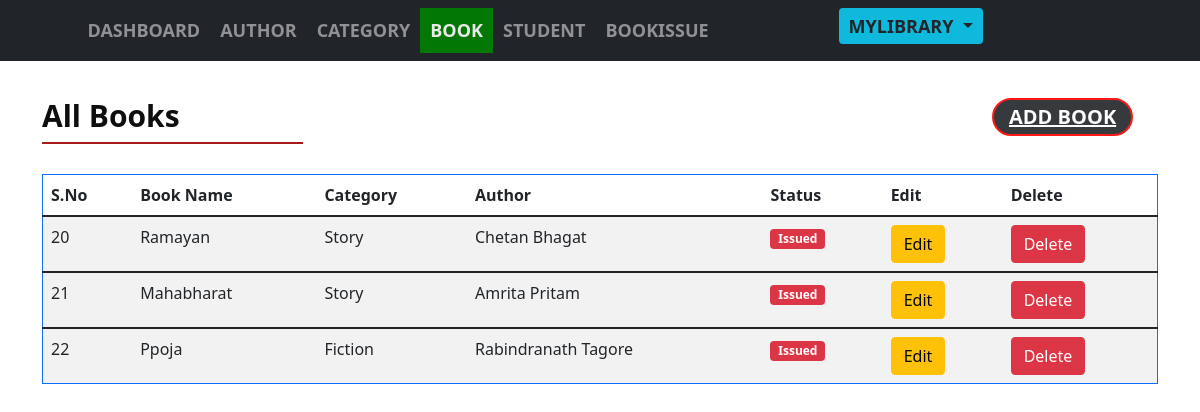
Screenshot of /book.php with the database file from the repository.
### tables this page shows
CREATE TABLE `book` (
  `book_id` int(11) NOT NULL,
  `book_name` varchar(50) NOT NULL,
  `book_category` varchar(50) NOT NULL,
  `book_author` varchar(50) NOT NULL,
  `book_status` varchar(10) NOT NULL
);

### book.php (the view, shortened to what this page needs)
<?php
include "db.php" ;
include "header1.php" ;
?>
<div id="admin-content">
    <div class="container">
        <div class="row">
            <div class="col-md-3">
                <h2 class="admin-heading">All Books</h2>
            </div>
            <div class="offset-md-7 col-md-2">
                <a class="add-new badge rounded-pill bg-dark text-white" href="add-book.php">Add Book</a>
            </div>
        </div>
        <div class="row">
        <div class="col-md-12">
<?php
$query = "SELECT *  FROM book
LEFT JOIN category ON book.book_category = category.category_id
LEFT JOIN author ON book.book_author  = author.author_id";
$run = mysqli_query($conn,$query);
if(mysqli_num_rows($run) > 0)
 {
   ?>
    <table class="table table-striped border border-primary rounded-2">
           <thead>
            <th>S.No</th>
            <th>Book Name</th>
            <th>Category</th>
            <th>Author</th>
            <th>Status</th>
            <th>Edit</th>
            <th>Delete</th>
          </thead>
          <?php
       while($row = mysqli_fetch_assoc($run))
       { ?>
          <tbody>
         <tr>
              <td><?php echo $row['book_id']; ?></td>
              <td><?php echo $row['book_name']; ?></td>
              <td><?php echo $row['book_category']; ?></td>
              <td><?php echo $row['book_author']; ?></td>
              <td>
                <?php
                    if($row['book_status'] == 'Y'){
                        echo "<span class='badge bg-success'>Available</span>";
                    }else{
                        echo "<span class='badge bg-danger'>Issued</span>";
                    } ?>
              </td>
              <td>
              <a class="btn btn-warning" href="edit-book.php?upd=<?php echo $row['book_id']; ?>">Edit</a>
              </td>
              <td>
              <a class="btn btn-danger" href="<?php $_SERVER['PHP_SELF']; ?>?del=<?php  echo $row['book_id']; ?>">Delete</a>
              </td>
            </tr>
      <?php
       }
     }
    ?>
          </tbody>
          </table>
        </div>
      </div>
    </div>

### header1.php (shortened to what this page needs)
<!doctype html>
<html lang="en">
  <head>
   <link href="https://cdn.jsdelivr.net/npm/bootstrap@5.1.3/dist/css/bootstrap.min.css" rel="stylesheet">
    <link href="bootstrap.css" rel="stylesheet">
    <link href="header1.css" rel="stylesheet">
  </head>
  <body>
<nav class="navbar navbar-expand-md navbar-dark fixed-top bg-dark">
    <div class="container-fluid">
      <div class="collapse navbar-collapse" id="navbarCollapse">
        <div class="menu">
        <ul class="offset-md-1 navbar-nav me-auto mb-2 mb-md-0">
          <li class="nav-item">
            <a class="nav-link <?php if
             (basename($_SERVER['PHP_SELF']) ==
             'dashboard1.php') echo 'active' ?> " href="dashboard1.php">Dashboard
             </a>
          </li>
          <li class="nav-item">
            <a class="nav-link <?php if
             (basename($_SERVER['PHP_SELF']) ==
             'author.php') echo 'active' ?> " href="author.php">Author
             </a>
          </li>
          <li class="nav-item">
            <a class="nav-link <?php if
             (basename($_SERVER['PHP_SELF']) ==
             'category.php') echo 'active' ?> " href="category.php">Category
             </a>
          </li>
          <li class="nav-item">
            <a class="nav-link <?php if
             (basename($_SERVER['PHP_SELF']) ==
             'book.php') echo 'active' ?> " href="book.php">Book
             </a>
          </li>
          <li class="nav-item">
            <a class="nav-link <?php if
             (basename($_SERVER['PHP_SELF']) ==
             'student.php') echo 'active' ?> " href="student.php">Student
             </a>
          </li>
          <li class="nav-item">
             <a class="nav-link <?php if
             (basename($_SERVER['PHP_SELF']) ==
             'book_issue.php') echo 'active' ?> " href="book_issue.php">BookIssue
             </a>
          </li>
          <li class="offset-md-2 nav-item dropdown">
          <a class="nav-link dropdown-toggle
           badge bg-info text-dark
          " href="#" id="navbarDarkDropdownMenuLink" role="button" data-bs-toggle="dropdown" aria-expanded="false">
            MyLibrary
          </a>
        </li>
        </ul>
        </div>
      </div>
    </div>
  </nav>
  </body>
</html>

### header1.css (style rules this page uses)
#admin-content { min-height: 80vh; padding: 20px 0 40px; }
#admin-content { min-height: 80vh; padding: 50px 0 40px; }
#admin-content .admin-heading { color: #0E0E0E; font-size: 30px; font-weight: 600; margin: 0 0 40px; position: relative; }
#admin-content .admin-heading:after { content : ""; background: #A00000; width: 100%; height: 2px; opacity: 0.9; position: absolute; left: 0; bottom: -10px; }
#admin-content .add-new { font-size: 20px; font-weight: 600; text-align: center; text-transform: uppercase; border: 2px solid red; padding: 7px 15px; opacity: 0.9; transition: all 0.3s; }
.menu ul li a { text-decoration: none; color: #000; font-size: 18px; font-weight: 600; text-align: center; text-transform: uppercase; padding: 7px 15px; border: 2px solid transparent; opacity: 0.9; transition: all 0.3s; }
a.active { background-color: green; color: #000; }
body { padding-top: 3rem; padding-bottom: 3rem; color: #5a5a5a; }

### rows the page displays
book: book_id "20", book_name "Ramayan", book_category "Story", book_author "Chetan Bhagat", book_status "Issued"
book: book_id "21", book_name "Mahabharat", book_category "Story", book_author "Amrita Pritam", book_status "Issued"
book: book_id "22", book_name "Ppoja", book_category "Fiction", book_author "Rabindranath Tagore", book_status "Issued"
